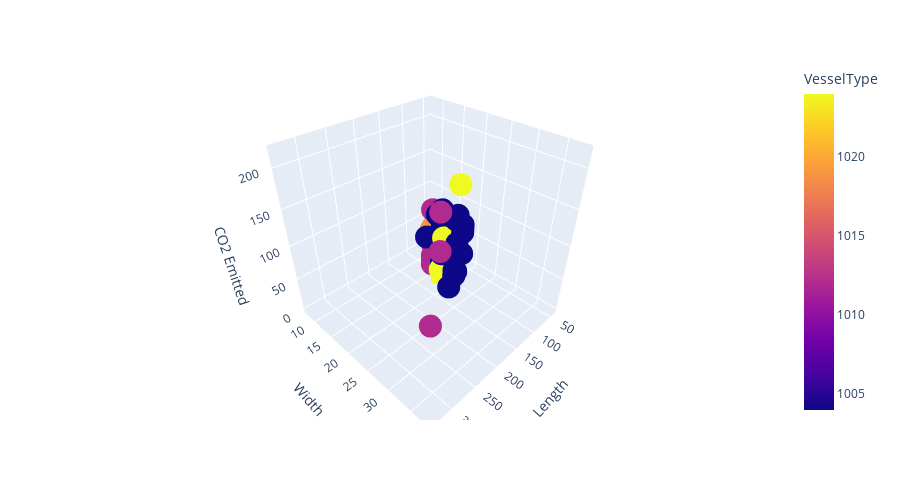

Notebook code cell kept with this figure:
### Code cell
"""
Individual Trip Emissions Scatterplot Visuals
"""

def generate_scatter_df(df_full_trips):
    df = df_full_trips[['Length', 'Width', 'VesselType']]
    df['CO2 Emitted'] = df['Length'].copy().apply(lambda x: x*np.random.random(1)[0])
    df.head()
    return df

fig = px.scatter_3d(generate_scatter_df(df_full_trips), 
                    x='Length', 
                    y='Width', 
                    z='CO2 Emitted',
                    color='VesselType', 
                    height=500)
fig.show()
